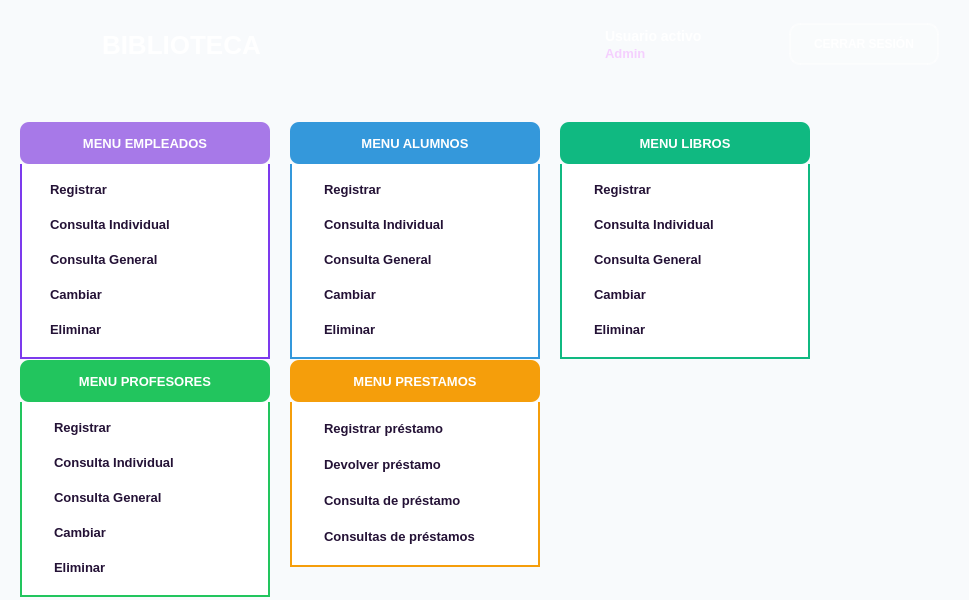
<?xml version="1.0" encoding="UTF-8"?>
<ui version="4.0">
 <class>MainWindow</class>
 <widget class="QMainWindow" name="MainWindow">
  <property name="geometry">
   <rect>
    <x>0</x>
    <y>0</y>
    <width>969</width>
    <height>600</height>
   </rect>
  </property>
  <property name="minimumSize">
   <size>
    <width>0</width>
    <height>0</height>
   </size>
  </property>
  <property name="windowTitle">
   <string>MainWindow</string>
  </property>
  <property name="styleSheet">
   <string notr="true">#centralwidget {
    background-color: #f8fafc;
}

#barra {
    background-color: qlineargradient(
        spread:pad,
        x1:0, y1:0,
        x2:1, y2:0,
        stop:0 #4c1d95,
        stop:0.55 #9333ea,
        stop:1 #db2777
    );
    border-bottom: 1px solid rgba(255, 255, 255, 90);
}

#titulo {
    color: white;
    font-size: 26px;
    font-weight: bold;
}

#saludo {
    color: white;
    font-size: 14px;
    font-weight: bold;
}

#rol {
    color: #f5d0fe;
    font-size: 13px;
    font-weight: bold;
}

#btnCerrarSesion {
    background-color: rgba(255, 255, 255, 35);
    color: white;
    border: 2px solid rgba(255, 255, 255, 120);
    border-radius: 11px;
    font-size: 12px;
    font-weight: bold;
}

#btnCerrarSesion:hover {
    background-color: white;
    color: #7e22ce;
}

#btnCerrarSesion:pressed {
    background-color: #f3e8ff;
}

#btnMenuEmpleados {
    background-color: #a779e8;
    color: white;
    border: none;
    border-radius: 9px;
    font-size: 13px;
    font-weight: bold;
}

#btnMenuEmpleados:hover {
    background-color: #9666df;
}

#btnMenuAlumnos {
    background-color: #3498db;
    color: white;
    border: none;
    border-radius: 9px;
    font-size: 13px;
    font-weight: bold;
}

#btnMenuAlumnos:hover {
    background-color: #2f89c5;
}

#btnMenuLibros {
    background-color: #10b981;
    color: white;
    border: none;
    border-radius: 9px;
    font-size: 13px;
    font-weight: bold;
}

#btnMenuLibros:hover {
    background-color: #059669;
}

#btnMenuProfesores {
    background-color: #22c55e;
    color: white;
    border: none;
    border-radius: 9px;
    font-size: 13px;
    font-weight: bold;
}

#btnMenuProfesores:hover {
    background-color: #16a34a;
}

#btnMenuPrestamos {
    background-color: #f59e0b;
    color: white;
    border: none;
    border-radius: 9px;
    font-size: 13px;
    font-weight: bold;
}

#btnMenuPrestamos:hover {
    background-color: #d97706;
}

#panelEmpleados {
    background-color: white;
    border: 2px solid #a779e8;
    border-top: none;
    border-radius: 0px;
}

#panelAlumnos {
    background-color: white;
    border: 2px solid #3498db;
    border-top: none;
    border-radius: 0px;
}

#panelLibros {
    background-color: white;
    border: 2px solid #10b981;
    border-top: none;
    border-radius: 0px;
}

#panelProfesores {
    background-color: white;
    border: 2px solid #22c55e;
    border-top: none;
    border-radius: 0px;
}

#panelPrestamos {
    background-color: white;
    border: 2px solid #f59e0b;
    border-top: none;
    border-radius: 0px;
}

#panelEmpleados QPushButton,
#panelAlumnos QPushButton,
#panelLibros QPushButton,
#panelProfesores QPushButton,
#panelPrestamos QPushButton {
    background-color: transparent;
    color: #241236;
    border: none;
    text-align: left;
    padding-left: 32px;
    font-size: 13px;
    font-weight: bold;
}

#panelEmpleados QPushButton:hover {
    background-color: #f3e8ff;
    color: #6d28d9;
}

#panelAlumnos QPushButton:hover {
    background-color: #e0f2fe;
    color: #0369a1;
}

#panelLibros QPushButton:hover {
    background-color: #d1fae5;
    color: #047857;
}

#panelProfesores QPushButton:hover {
    background-color: #dcfce7;
    color: #15803d;
}

#panelPrestamos QPushButton:hover {
    background-color: #fef3c7;
    color: #b45309;
}

#panelEmpleados QPushButton:pressed,
#panelAlumnos QPushButton:pressed,
#panelLibros QPushButton:pressed,
#panelProfesores QPushButton:pressed,
#panelPrestamos QPushButton:pressed {
    background-color: #ede9fe;
}
</string>
  </property>
  <widget class="QWidget" name="centralwidget">
   <widget class="QFrame" name="barra">
    <property name="geometry">
     <rect>
      <x>0</x>
      <y>0</y>
      <width>969</width>
      <height>92</height>
     </rect>
    </property>
    <property name="minimumSize">
     <size>
      <width>969</width>
      <height>92</height>
     </size>
    </property>
    <property name="maximumSize">
     <size>
      <width>969</width>
      <height>92</height>
     </size>
    </property>
    <property name="styleSheet">
     <string notr="true">#centralwidget {
    background-color: #f8fafc;
}
</string>
    </property>
    <property name="frameShape">
     <enum>QFrame::NoFrame</enum>
    </property>
    <property name="frameShadow">
     <enum>QFrame::Raised</enum>
    </property>
    <layout class="QHBoxLayout" name="horizontalLayout">
     <property name="spacing">
      <number>14</number>
     </property>
     <property name="leftMargin">
      <number>30</number>
     </property>
     <property name="rightMargin">
      <number>30</number>
     </property>
     <property name="bottomMargin">
      <number>12</number>
     </property>
     <item>
      <widget class="QLabel" name="imagen">
       <property name="minimumSize">
        <size>
         <width>58</width>
         <height>58</height>
        </size>
       </property>
       <property name="maximumSize">
        <size>
         <width>58</width>
         <height>58</height>
        </size>
       </property>
       <property name="text">
        <string/>
       </property>
       <property name="pixmap">
        <pixmap resource="../logo.qrc">:/prefijoNuevo/online-library.png</pixmap>
       </property>
       <property name="scaledContents">
        <bool>true</bool>
       </property>
       <property name="alignment">
        <set>Qt::AlignCenter</set>
       </property>
      </widget>
     </item>
     <item>
      <widget class="QLabel" name="titulo">
       <property name="minimumSize">
        <size>
         <width>220</width>
         <height>0</height>
        </size>
       </property>
       <property name="maximumSize">
        <size>
         <width>240</width>
         <height>16777215</height>
       </size>
      </property>
      <property name="text">
       <string>BIBLIOTECA</string>
      </property>
       <property name="alignment">
        <set>Qt::AlignLeading|Qt::AlignLeft|Qt::AlignVCenter</set>
       </property>
      </widget>
     </item>
     <item>
      <spacer name="horizontalSpacer">
       <property name="orientation">
        <enum>Qt::Horizontal</enum>
       </property>
       <property name="sizeHint" stdset="0">
        <size>
         <width>275</width>
         <height>20</height>
        </size>
       </property>
      </spacer>
     </item>
     <item>
      <widget class="QWidget" name="userBox" native="true">
       <property name="minimumSize">
        <size>
         <width>170</width>
         <height>0</height>
        </size>
       </property>
       <property name="maximumSize">
        <size>
         <width>190</width>
         <height>16777215</height>
        </size>
       </property>
       <layout class="QVBoxLayout" name="verticalLayout">
        <property name="spacing">
         <number>2</number>
        </property>
        <property name="leftMargin">
         <number>0</number>
        </property>
        <property name="topMargin">
         <number>0</number>
        </property>
        <property name="rightMargin">
         <number>0</number>
        </property>
        <property name="bottomMargin">
         <number>0</number>
        </property>
        <item>
         <widget class="QLabel" name="saludo">
          <property name="text">
           <string>Usuario activo</string>
          </property>
          <property name="alignment">
           <set>Qt::AlignBottom|Qt::AlignLeading|Qt::AlignLeft</set>
          </property>
         </widget>
        </item>
        <item>
         <widget class="QLabel" name="rol">
          <property name="text">
           <string>Admin</string>
          </property>
          <property name="alignment">
           <set>Qt::AlignLeading|Qt::AlignLeft|Qt::AlignTop</set>
          </property>
         </widget>
        </item>
       </layout>
      </widget>
     </item>
     <item>
      <widget class="QPushButton" name="btnCerrarSesion">
       <property name="minimumSize">
        <size>
         <width>150</width>
         <height>42</height>
        </size>
       </property>
       <property name="maximumSize">
        <size>
         <width>160</width>
         <height>42</height>
        </size>
       </property>
       <property name="cursor">
        <cursorShape>PointingHandCursor</cursorShape>
       </property>
       <property name="text">
        <string>CERRAR SESIÓN</string>
       </property>
      </widget>
     </item>
    </layout>
   </widget>
   <widget class="QWidget" name="menuArea" native="true">
    <property name="geometry">
     <rect>
      <x>20</x>
      <y>110</y>
      <width>820</width>
      <height>261</height>
     </rect>
    </property>
    <property name="styleSheet">
     <string notr="true">#btnMenuEmpleados {
    background-color: #a779e8;
    color: white;
    border: none;
    border-radius: 9px;
    font-size: 13px;
    font-weight: bold;
}

#panelEmpleados {
    background-color: white;
    border: 2px solid #7c3aed;
    border-top: none;
    border-radius: 0px;
}

#panelEmpleados QPushButton {
    background-color: transparent;
    color: #241236;
    border: none;
    text-align: left;
    padding-left: 28px;
    font-size: 13px;
    font-weight: bold;
}

#panelEmpleados QPushButton:hover {
    background-color: #f3e8ff;
    color: #6d28d9;
}
</string>
    </property>
    <layout class="QHBoxLayout" name="horizontalLayout_2">
     <property name="spacing">
      <number>20</number>
     </property>
     <property name="leftMargin">
      <number>0</number>
     </property>
     <property name="topMargin">
      <number>0</number>
     </property>
     <property name="rightMargin">
      <number>0</number>
     </property>
     <property name="bottomMargin">
      <number>0</number>
     </property>
     <item>
      <widget class="QWidget" name="employeeColumn" native="true">
       <property name="minimumSize">
        <size>
         <width>250</width>
         <height>237</height>
        </size>
       </property>
       <property name="maximumSize">
        <size>
         <width>250</width>
         <height>237</height>
        </size>
       </property>
       <layout class="QVBoxLayout" name="verticalLayout_3">
        <property name="spacing">
         <number>0</number>
        </property>
        <property name="leftMargin">
         <number>0</number>
        </property>
        <property name="topMargin">
         <number>0</number>
        </property>
        <property name="rightMargin">
         <number>0</number>
        </property>
        <property name="bottomMargin">
         <number>0</number>
        </property>
        <item>
         <widget class="QPushButton" name="btnMenuEmpleados">
          <property name="minimumSize">
           <size>
            <width>250</width>
            <height>42</height>
           </size>
          </property>
          <property name="maximumSize">
           <size>
            <width>250</width>
            <height>42</height>
           </size>
          </property>
          <property name="cursor">
           <cursorShape>PointingHandCursor</cursorShape>
          </property>
          <property name="styleSheet">
           <string notr="true"/>
          </property>
          <property name="text">
           <string>MENU EMPLEADOS</string>
          </property>
         </widget>
        </item>
        <item>
         <widget class="QFrame" name="panelEmpleados">
          <property name="minimumSize">
           <size>
            <width>250</width>
            <height>195</height>
           </size>
          </property>
          <property name="maximumSize">
           <size>
            <width>250</width>
            <height>195</height>
           </size>
          </property>
          <property name="styleSheet">
           <string notr="true"/>
          </property>
          <property name="frameShape">
           <enum>QFrame::StyledPanel</enum>
          </property>
          <property name="frameShadow">
           <enum>QFrame::Raised</enum>
          </property>
          <layout class="QVBoxLayout" name="verticalLayout_2">
           <property name="spacing">
            <number>4</number>
           </property>
           <property name="leftMargin">
            <number>0</number>
           </property>
           <property name="rightMargin">
            <number>0</number>
           </property>
           <item>
            <widget class="QPushButton" name="btnEmp01Registrar">
             <property name="minimumSize">
              <size>
               <width>0</width>
               <height>30</height>
              </size>
             </property>
             <property name="maximumSize">
              <size>
               <width>16777215</width>
               <height>30</height>
              </size>
             </property>
             <property name="cursor">
              <cursorShape>PointingHandCursor</cursorShape>
             </property>
             <property name="text">
              <string>Registrar</string>
             </property>
             <property name="flat">
              <bool>true</bool>
             </property>
            </widget>
           </item>
           <item>
            <widget class="QPushButton" name="btnEmp02ConsultaInd">
             <property name="minimumSize">
              <size>
               <width>0</width>
               <height>30</height>
              </size>
             </property>
             <property name="maximumSize">
              <size>
               <width>16777215</width>
               <height>30</height>
              </size>
             </property>
             <property name="cursor">
              <cursorShape>PointingHandCursor</cursorShape>
             </property>
             <property name="text">
              <string>Consulta Individual</string>
             </property>
             <property name="flat">
              <bool>true</bool>
             </property>
            </widget>
           </item>
           <item>
            <widget class="QPushButton" name="btnEmp03ConsultaGen">
             <property name="minimumSize">
              <size>
               <width>0</width>
               <height>30</height>
              </size>
             </property>
             <property name="maximumSize">
              <size>
               <width>16777215</width>
               <height>30</height>
              </size>
             </property>
             <property name="cursor">
              <cursorShape>PointingHandCursor</cursorShape>
             </property>
             <property name="text">
              <string>Consulta General</string>
             </property>
             <property name="flat">
              <bool>true</bool>
             </property>
            </widget>
           </item>
           <item>
            <widget class="QPushButton" name="btnEmp04Cambiar">
             <property name="minimumSize">
              <size>
               <width>0</width>
               <height>30</height>
              </size>
             </property>
             <property name="maximumSize">
              <size>
               <width>16777215</width>
               <height>30</height>
              </size>
             </property>
             <property name="cursor">
              <cursorShape>PointingHandCursor</cursorShape>
             </property>
             <property name="text">
              <string>Cambiar</string>
             </property>
             <property name="flat">
              <bool>true</bool>
             </property>
            </widget>
           </item>
           <item>
            <widget class="QPushButton" name="btnEmp05Eliminar">
             <property name="minimumSize">
              <size>
               <width>0</width>
               <height>30</height>
              </size>
             </property>
             <property name="maximumSize">
              <size>
               <width>16777215</width>
               <height>30</height>
              </size>
             </property>
             <property name="cursor">
              <cursorShape>PointingHandCursor</cursorShape>
             </property>
             <property name="text">
              <string>Eliminar</string>
             </property>
             <property name="flat">
              <bool>true</bool>
             </property>
            </widget>
           </item>
          </layout>
         </widget>
        </item>
       </layout>
      </widget>
     </item>
     <item>
      <widget class="QWidget" name="studentColumn" native="true">
       <property name="minimumSize">
        <size>
         <width>250</width>
         <height>237</height>
        </size>
       </property>
       <property name="maximumSize">
        <size>
         <width>250</width>
         <height>237</height>
        </size>
       </property>
       <layout class="QVBoxLayout" name="verticalLayout_5">
        <property name="spacing">
         <number>0</number>
        </property>
        <property name="leftMargin">
         <number>0</number>
        </property>
        <property name="topMargin">
         <number>0</number>
        </property>
        <property name="rightMargin">
         <number>0</number>
        </property>
        <property name="bottomMargin">
         <number>0</number>
        </property>
        <item>
         <widget class="QPushButton" name="btnMenuAlumnos">
          <property name="minimumSize">
           <size>
            <width>250</width>
            <height>42</height>
           </size>
          </property>
          <property name="maximumSize">
           <size>
            <width>250</width>
            <height>42</height>
           </size>
          </property>
          <property name="cursor">
           <cursorShape>PointingHandCursor</cursorShape>
          </property>
          <property name="text">
           <string>MENU ALUMNOS</string>
          </property>
         </widget>
        </item>
        <item>
         <widget class="QFrame" name="panelAlumnos">
          <property name="minimumSize">
           <size>
            <width>250</width>
            <height>195</height>
           </size>
          </property>
          <property name="maximumSize">
           <size>
            <width>250</width>
            <height>195</height>
           </size>
          </property>
          <property name="frameShape">
           <enum>QFrame::StyledPanel</enum>
          </property>
          <property name="frameShadow">
           <enum>QFrame::Raised</enum>
          </property>
          <layout class="QVBoxLayout" name="verticalLayout_4">
           <property name="spacing">
            <number>4</number>
           </property>
           <property name="leftMargin">
            <number>0</number>
           </property>
           <property name="rightMargin">
            <number>0</number>
           </property>
           <item>
            <widget class="QPushButton" name="btnAluRegistrar">
             <property name="minimumSize">
              <size>
               <width>0</width>
               <height>30</height>
              </size>
             </property>
             <property name="cursor">
              <cursorShape>PointingHandCursor</cursorShape>
             </property>
             <property name="text">
              <string>Registrar</string>
             </property>
             <property name="flat">
              <bool>true</bool>
             </property>
            </widget>
           </item>
           <item>
            <widget class="QPushButton" name="btnAluConsultaInd">
             <property name="minimumSize">
              <size>
               <width>0</width>
               <height>30</height>
              </size>
             </property>
             <property name="cursor">
              <cursorShape>PointingHandCursor</cursorShape>
             </property>
             <property name="text">
              <string>Consulta Individual</string>
             </property>
             <property name="flat">
              <bool>true</bool>
             </property>
            </widget>
           </item>
           <item>
            <widget class="QPushButton" name="btnAluConsultaGen">
             <property name="minimumSize">
              <size>
               <width>0</width>
               <height>30</height>
              </size>
             </property>
             <property name="text">
              <string>Consulta General</string>
             </property>
             <property name="flat">
              <bool>true</bool>
             </property>
            </widget>
           </item>
           <item>
            <widget class="QPushButton" name="btnAluCambiar">
             <property name="minimumSize">
              <size>
               <width>0</width>
               <height>30</height>
              </size>
             </property>
             <property name="cursor">
              <cursorShape>PointingHandCursor</cursorShape>
             </property>
             <property name="text">
              <string>Cambiar</string>
             </property>
             <property name="flat">
              <bool>true</bool>
             </property>
            </widget>
           </item>
           <item>
            <widget class="QPushButton" name="btnAluEliminar">
             <property name="minimumSize">
              <size>
               <width>0</width>
               <height>30</height>
              </size>
             </property>
             <property name="text">
              <string>Eliminar</string>
             </property>
             <property name="flat">
              <bool>true</bool>
             </property>
            </widget>
           </item>
          </layout>
         </widget>
        </item>
       </layout>
      </widget>
     </item>
     <item>
      <widget class="QWidget" name="bookColumn" native="true">
       <property name="minimumSize">
        <size>
         <width>250</width>
         <height>237</height>
        </size>
       </property>
       <property name="maximumSize">
        <size>
         <width>250</width>
         <height>237</height>
        </size>
       </property>
       <layout class="QVBoxLayout" name="verticalLayout_6">
        <property name="spacing">
         <number>0</number>
        </property>
        <property name="leftMargin">
         <number>0</number>
        </property>
        <property name="topMargin">
         <number>0</number>
        </property>
        <property name="rightMargin">
         <number>0</number>
        </property>
        <property name="bottomMargin">
         <number>0</number>
        </property>
        <item>
         <widget class="QPushButton" name="btnMenuLibros">
          <property name="minimumSize">
           <size>
            <width>250</width>
            <height>42</height>
           </size>
          </property>
          <property name="maximumSize">
           <size>
            <width>250</width>
            <height>42</height>
           </size>
          </property>
          <property name="cursor">
           <cursorShape>PointingHandCursor</cursorShape>
          </property>
          <property name="text">
           <string>MENU LIBROS</string>
          </property>
         </widget>
        </item>
        <item>
         <widget class="QFrame" name="panelLibros">
          <property name="minimumSize">
           <size>
            <width>250</width>
            <height>195</height>
           </size>
          </property>
          <property name="maximumSize">
           <size>
            <width>250</width>
            <height>195</height>
           </size>
          </property>
          <property name="frameShape">
           <enum>QFrame::StyledPanel</enum>
          </property>
          <property name="frameShadow">
           <enum>QFrame::Raised</enum>
          </property>
          <layout class="QVBoxLayout" name="verticalLayout_7">
           <property name="spacing">
            <number>4</number>
           </property>
           <property name="leftMargin">
            <number>0</number>
           </property>
           <property name="rightMargin">
            <number>0</number>
           </property>
           <item>
            <widget class="QPushButton" name="btnLibRegistrar">
             <property name="minimumSize">
              <size>
               <width>0</width>
               <height>30</height>
              </size>
             </property>
             <property name="maximumSize">
              <size>
               <width>16777215</width>
               <height>30</height>
              </size>
             </property>
             <property name="cursor">
              <cursorShape>PointingHandCursor</cursorShape>
             </property>
             <property name="text">
              <string>Registrar</string>
             </property>
             <property name="flat">
              <bool>true</bool>
             </property>
            </widget>
           </item>
           <item>
            <widget class="QPushButton" name="btnLibConsultaInd">
             <property name="minimumSize">
              <size>
               <width>0</width>
               <height>30</height>
              </size>
             </property>
             <property name="maximumSize">
              <size>
               <width>16777215</width>
               <height>30</height>
              </size>
             </property>
             <property name="cursor">
              <cursorShape>PointingHandCursor</cursorShape>
             </property>
             <property name="text">
              <string>Consulta Individual</string>
             </property>
             <property name="flat">
              <bool>true</bool>
             </property>
            </widget>
           </item>
           <item>
            <widget class="QPushButton" name="btnLibConsultaGen">
             <property name="minimumSize">
              <size>
               <width>0</width>
               <height>30</height>
              </size>
             </property>
             <property name="maximumSize">
              <size>
               <width>16777215</width>
               <height>30</height>
              </size>
             </property>
             <property name="cursor">
              <cursorShape>PointingHandCursor</cursorShape>
             </property>
             <property name="text">
              <string>Consulta General</string>
             </property>
             <property name="flat">
              <bool>true</bool>
             </property>
            </widget>
           </item>
           <item>
            <widget class="QPushButton" name="btnLibCambiar">
             <property name="minimumSize">
              <size>
               <width>0</width>
               <height>30</height>
              </size>
             </property>
             <property name="maximumSize">
              <size>
               <width>16777215</width>
               <height>30</height>
              </size>
             </property>
             <property name="cursor">
              <cursorShape>PointingHandCursor</cursorShape>
             </property>
             <property name="text">
              <string>Cambiar</string>
             </property>
             <property name="flat">
              <bool>true</bool>
             </property>
            </widget>
           </item>
           <item>
            <widget class="QPushButton" name="btnLibEliminar">
             <property name="minimumSize">
              <size>
               <width>0</width>
               <height>30</height>
              </size>
             </property>
             <property name="maximumSize">
              <size>
               <width>16777215</width>
               <height>30</height>
              </size>
             </property>
             <property name="cursor">
              <cursorShape>PointingHandCursor</cursorShape>
             </property>
             <property name="text">
              <string>Eliminar</string>
             </property>
             <property name="flat">
              <bool>true</bool>
             </property>
            </widget>
           </item>
          </layout>
         </widget>
        </item>
       </layout>
      </widget>
     </item>
     <item>
      <spacer name="horizontalSpacer_2">
       <property name="orientation">
        <enum>Qt::Horizontal</enum>
       </property>
       <property name="sizeHint" stdset="0">
        <size>
         <width>4</width>
         <height>20</height>
        </size>
       </property>
      </spacer>
     </item>
    </layout>
   </widget>
   <widget class="QWidget" name="professorColumn" native="true">
    <property name="geometry">
     <rect>
      <x>20</x>
      <y>360</y>
      <width>250</width>
      <height>237</height>
     </rect>
    </property>
    <property name="minimumSize">
     <size>
      <width>250</width>
      <height>237</height>
     </size>
    </property>
    <property name="maximumSize">
     <size>
      <width>250</width>
      <height>237</height>
     </size>
    </property>
    <layout class="QVBoxLayout" name="verticalLayout_8">
     <property name="spacing">
      <number>0</number>
     </property>
     <property name="leftMargin">
      <number>0</number>
     </property>
     <property name="topMargin">
      <number>0</number>
     </property>
     <property name="rightMargin">
      <number>0</number>
     </property>
     <property name="bottomMargin">
      <number>0</number>
     </property>
     <item>
      <widget class="QPushButton" name="btnMenuProfesores">
       <property name="minimumSize">
        <size>
         <width>250</width>
         <height>42</height>
        </size>
       </property>
       <property name="maximumSize">
        <size>
         <width>250</width>
         <height>42</height>
        </size>
       </property>
       <property name="cursor">
        <cursorShape>PointingHandCursor</cursorShape>
       </property>
       <property name="text">
        <string>MENU PROFESORES</string>
       </property>
      </widget>
     </item>
     <item>
      <widget class="QFrame" name="panelProfesores">
       <property name="minimumSize">
        <size>
         <width>250</width>
         <height>195</height>
        </size>
       </property>
       <property name="maximumSize">
        <size>
         <width>250</width>
         <height>195</height>
        </size>
       </property>
       <property name="frameShape">
        <enum>QFrame::StyledPanel</enum>
       </property>
       <property name="frameShadow">
        <enum>QFrame::Raised</enum>
       </property>
       <layout class="QVBoxLayout" name="verticalLayout_9">
        <property name="spacing">
         <number>4</number>
        </property>
        <property name="leftMargin">
         <number>0</number>
        </property>
        <property name="rightMargin">
         <number>0</number>
        </property>
        <item>
         <widget class="QPushButton" name="btnProfRegistrar">
          <property name="minimumSize">
           <size>
            <width>0</width>
            <height>30</height>
           </size>
          </property>
          <property name="maximumSize">
           <size>
            <width>16777215</width>
            <height>30</height>
           </size>
          </property>
          <property name="cursor">
           <cursorShape>PointingHandCursor</cursorShape>
          </property>
          <property name="text">
           <string>Registrar</string>
          </property>
          <property name="flat">
           <bool>true</bool>
          </property>
         </widget>
        </item>
        <item>
         <widget class="QPushButton" name="btnProfConsultaInd">
          <property name="minimumSize">
           <size>
            <width>0</width>
            <height>30</height>
           </size>
          </property>
          <property name="maximumSize">
           <size>
            <width>16777215</width>
            <height>30</height>
           </size>
          </property>
          <property name="cursor">
           <cursorShape>PointingHandCursor</cursorShape>
          </property>
          <property name="text">
           <string>Consulta Individual</string>
          </property>
          <property name="flat">
           <bool>true</bool>
          </property>
         </widget>
        </item>
        <item>
         <widget class="QPushButton" name="btnProfConsultaGen">
          <property name="minimumSize">
           <size>
            <width>0</width>
            <height>30</height>
           </size>
          </property>
          <property name="maximumSize">
           <size>
            <width>16777215</width>
            <height>30</height>
           </size>
          </property>
          <property name="cursor">
           <cursorShape>PointingHandCursor</cursorShape>
          </property>
          <property name="text">
           <string>Consulta General</string>
          </property>
          <property name="flat">
           <bool>true</bool>
          </property>
         </widget>
        </item>
        <item>
         <widget class="QPushButton" name="btnProfCambiar">
          <property name="minimumSize">
           <size>
            <width>0</width>
            <height>30</height>
           </size>
          </property>
          <property name="maximumSize">
           <size>
            <width>16777215</width>
            <height>30</height>
           </size>
          </property>
          <property name="cursor">
           <cursorShape>PointingHandCursor</cursorShape>
          </property>
          <property name="text">
           <string>Cambiar</string>
          </property>
          <property name="flat">
           <bool>true</bool>
          </property>
         </widget>
        </item>
        <item>
         <widget class="QPushButton" name="btnProfEliminar">
          <property name="minimumSize">
           <size>
            <width>0</width>
            <height>30</height>
           </size>
          </property>
          <property name="maximumSize">
           <size>
            <width>16777215</width>
            <height>30</height>
           </size>
          </property>
          <property name="cursor">
           <cursorShape>PointingHandCursor</cursorShape>
          </property>
          <property name="text">
           <string>Eliminar</string>
          </property>
          <property name="flat">
           <bool>true</bool>
          </property>
         </widget>
        </item>
       </layout>
      </widget>
     </item>
    </layout>
   </widget>
   <widget class="QWidget" name="loanColumn" native="true">
    <property name="geometry">
     <rect>
      <x>290</x>
      <y>360</y>
      <width>250</width>
      <height>207</height>
     </rect>
    </property>
    <property name="minimumSize">
     <size>
      <width>250</width>
      <height>207</height>
     </size>
    </property>
    <property name="maximumSize">
     <size>
      <width>250</width>
      <height>207</height>
     </size>
    </property>
    <layout class="QVBoxLayout" name="verticalLayout_10">
     <property name="spacing">
      <number>0</number>
     </property>
     <property name="leftMargin">
      <number>0</number>
     </property>
     <property name="topMargin">
      <number>0</number>
     </property>
     <property name="rightMargin">
      <number>0</number>
     </property>
     <property name="bottomMargin">
      <number>0</number>
     </property>
     <item>
      <widget class="QPushButton" name="btnMenuPrestamos">
       <property name="minimumSize">
        <size>
         <width>250</width>
         <height>42</height>
        </size>
       </property>
       <property name="maximumSize">
        <size>
         <width>250</width>
         <height>42</height>
        </size>
       </property>
       <property name="cursor">
        <cursorShape>PointingHandCursor</cursorShape>
       </property>
       <property name="text">
        <string>MENU PRESTAMOS</string>
       </property>
      </widget>
     </item>
     <item>
      <widget class="QFrame" name="panelPrestamos">
       <property name="minimumSize">
        <size>
         <width>250</width>
         <height>165</height>
        </size>
       </property>
       <property name="maximumSize">
        <size>
         <width>250</width>
         <height>165</height>
        </size>
       </property>
       <property name="frameShape">
        <enum>QFrame::StyledPanel</enum>
       </property>
       <property name="frameShadow">
        <enum>QFrame::Raised</enum>
       </property>
       <layout class="QVBoxLayout" name="verticalLayout_11">
        <property name="spacing">
         <number>4</number>
        </property>
        <property name="leftMargin">
         <number>0</number>
        </property>
        <property name="rightMargin">
         <number>0</number>
        </property>
        <item>
         <widget class="QPushButton" name="btnPrestRegistrar">
          <property name="minimumSize">
           <size>
            <width>0</width>
            <height>30</height>
           </size>
          </property>
          <property name="maximumSize">
           <size>
            <width>16777215</width>
            <height>30</height>
           </size>
          </property>
          <property name="cursor">
           <cursorShape>PointingHandCursor</cursorShape>
          </property>
          <property name="text">
           <string>Registrar préstamo</string>
          </property>
          <property name="flat">
           <bool>true</bool>
          </property>
         </widget>
        </item>
        <item>
         <widget class="QPushButton" name="btnPrestDevolver">
          <property name="minimumSize">
           <size>
            <width>0</width>
            <height>30</height>
           </size>
          </property>
          <property name="maximumSize">
           <size>
            <width>16777215</width>
            <height>30</height>
           </size>
          </property>
          <property name="cursor">
           <cursorShape>PointingHandCursor</cursorShape>
          </property>
          <property name="text">
           <string>Devolver préstamo</string>
          </property>
          <property name="flat">
           <bool>true</bool>
          </property>
         </widget>
        </item>
        <item>
         <widget class="QPushButton" name="btnPrestConsulta">
          <property name="minimumSize">
           <size>
            <width>0</width>
            <height>30</height>
           </size>
          </property>
          <property name="maximumSize">
           <size>
            <width>16777215</width>
            <height>30</height>
           </size>
          </property>
          <property name="cursor">
           <cursorShape>PointingHandCursor</cursorShape>
          </property>
          <property name="text">
           <string>Consulta de préstamo</string>
          </property>
          <property name="flat">
           <bool>true</bool>
          </property>
         </widget>
        </item>
        <item>
         <widget class="QPushButton" name="btnPrestConsultas">
          <property name="minimumSize">
           <size>
            <width>0</width>
            <height>30</height>
           </size>
          </property>
          <property name="maximumSize">
           <size>
            <width>16777215</width>
            <height>30</height>
           </size>
          </property>
          <property name="cursor">
           <cursorShape>PointingHandCursor</cursorShape>
          </property>
          <property name="text">
           <string>Consultas de préstamos</string>
          </property>
          <property name="flat">
           <bool>true</bool>
          </property>
         </widget>
        </item>
       </layout>
      </widget>
     </item>
    </layout>
   </widget>
  </widget>
 </widget>
 <resources>
  <include location="../logo.qrc"/>
 </resources>
 <connections/>
</ui>
